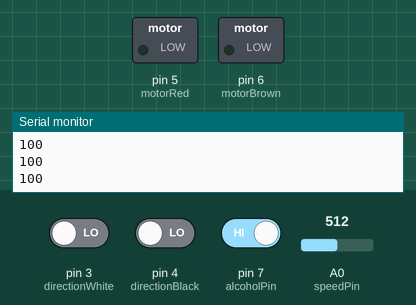
The sketch below on a simulated Arduino Uno, built with avr-gcc and run on an emulated ATmega328P. Shown: switched loads named in the sketch (green lamp = pin HIGH), the last lines printed to the serial monitor. Inputs (shaded band) come from the test bench; at power-on: pin 3 (directionWhite) LOW, A0 (speedPin) = 512, pin 7 (alcoholPin) HIGH, pin 4 (directionBlack) LOW.

Above: at 1.2 s.
1.3 s: pin 3 (directionWhite) driven HIGH
At 2.5 s:
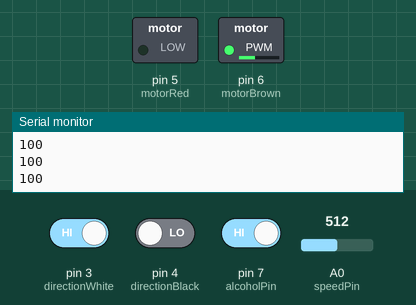
2.8 s: A0 (speedPin) set to 122
At 3.9 s:
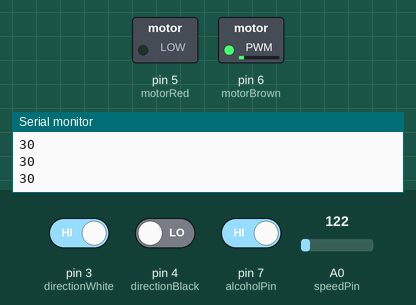
4.3 s: pin 7 (alcoholPin) driven LOW
At 4.8 s:
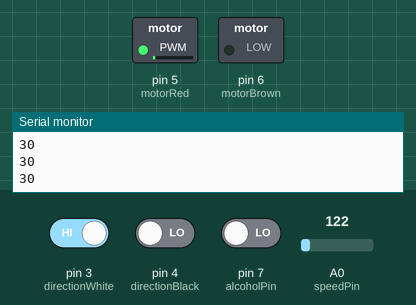
Timing chart, 0 to 7.3 s (numbered marks = the images above; inputs shaded):
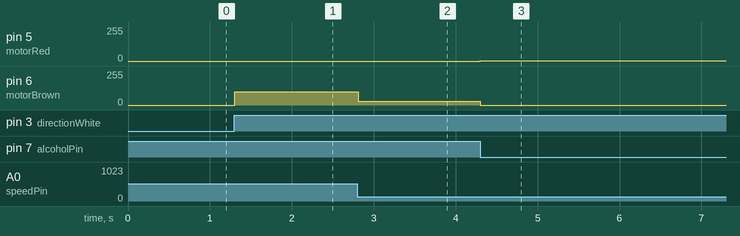

Measured:
- after the input at 1.3 s, pin 6 (motorBrown): 0/255 → 100/255 at once
- after the input at 2.8 s, pin 6 (motorBrown): 100/255 → 30/255 at once
- after the input at 4.3 s, pin 5 (motorRed): 0/255 → 1/255 at once; pin 6 (motorBrown): 30/255 → 0/255 at once

The sketch:

Arduino_Code.ino
```cpp
#include <SoftwareSerial.h>

#define speedPin A0
#define motorRed 5
#define motorBrown 6
#define directionWhite 3
#define directionBlack 4
#define alcoholPin 7
#define Input1 8

SoftwareSerial monitor(9,10);

int PWMvalue;

int speedLimit = 100;

void pin_ISR()
{
   sendsms("");
}

void setup()
{
  pinMode(directionWhite,INPUT);
  pinMode(directionBlack,INPUT);
  pinMode(Input1,INPUT);
  pinMode(speedPin,INPUT);
  pinMode(alcoholPin,INPUT);
  pinMode(motorRed,OUTPUT);
  pinMode(motorBrown,OUTPUT);
  analogWrite(motorRed,0);
  analogWrite(motorBrown,0);
  Serial.begin(9600);
  monitor.begin(9600);
  attachInterrupt(digitalPinToInterrupt(Input1), pin_ISR, RISING);
}

void loop()
{
  int speedValue = analogRead(speedPin);
   int  pwmValue = map(speedValue,0,1023,0,255);
  //Serial.println(speedValue);
  //Serial.println(PWMvalue);
  if(Serial.available() > 0)
  {
    String data = Serial.readString();
    speedLimit = data.toInt();
    Serial.println(speedLimit);
  }

  if(pwmValue > speedLimit)
  {
    PWMvalue = speedLimit;
  }
  else
  {
    PWMvalue = pwmValue;
  }
  Serial.println(PWMvalue);
  if(digitalRead(alcoholPin) == 0)
  {
    analogWrite(motorBrown,0);
    for(int i = PWMvalue; i > 0; i--)
    {
       analogWrite(motorRed,i);
    }
    while(digitalRead(alcoholPin) == 0)
    {
      delay(10);
    }
  }

  if(((digitalRead(directionWhite) == 0)) && (digitalRead(directionBlack) == 1))
  {
    analogWrite(motorRed,PWMvalue);
    analogWrite(motorBrown,0);
    //Serial.println("Moving Front");
  }

  else if(((digitalRead(directionWhite) == 1)) && (digitalRead(directionBlack) == 0))
  {
    back();
  }
  else
  {
    Stop();
  }
}


void back()
{
    analogWrite(motorRed,0);
    analogWrite(motorBrown,PWMvalue);
    //Serial.println("Moving Back");
}

void Stop()
{
    analogWrite(motorRed,0);
    analogWrite(motorBrown,0);
    //Serial.println("Stop");
}

void sendsms(String data1)
{
  monitor.println("AT\r");
  delay(1000);
  monitor.println("AT+CMGF=1\r");
  delay(1000);
  monitor.println("AT+CMGS=\"7981663583\"\r");
  delay(1000);
  monitor.println(data1);
  delay(1000);
  monitor.println((char)26);
  delay(100);
  Serial.println("SMS Sent");
}
```
